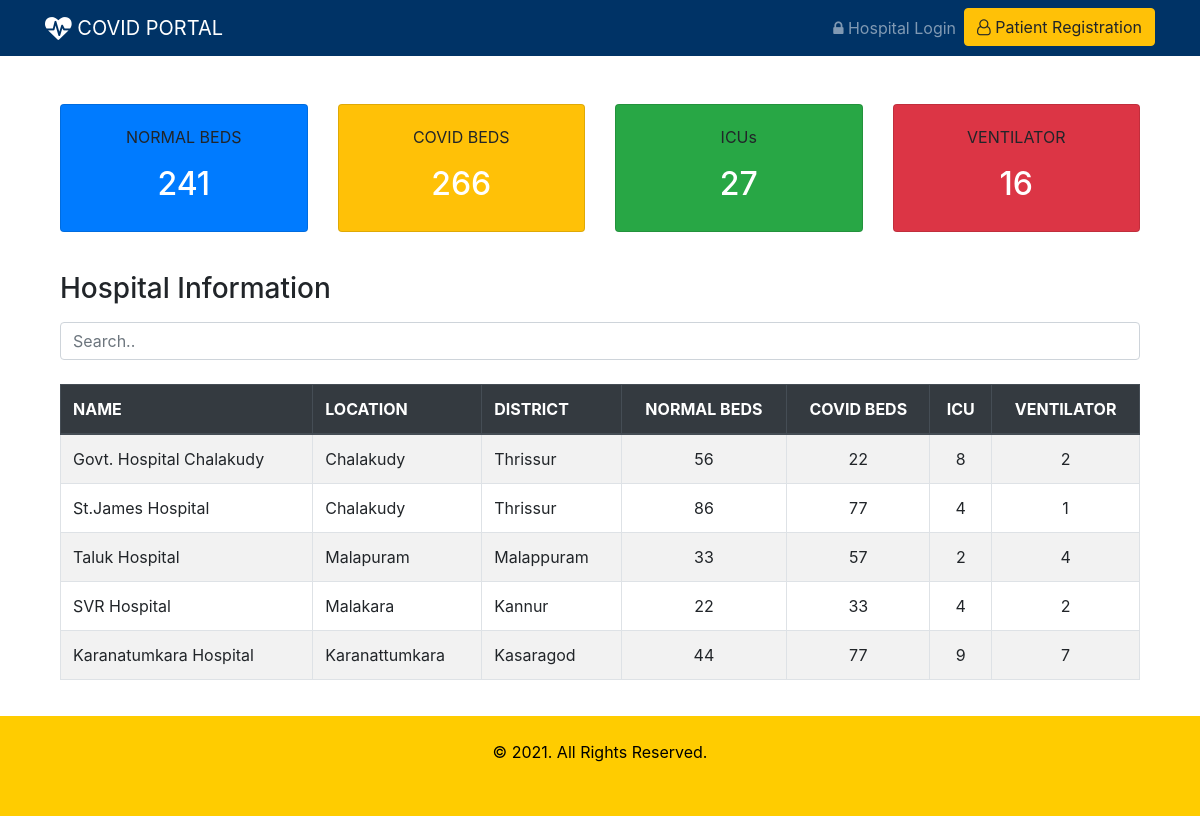
/beds/, run on the app's committed database.
### beds/models.py (models this page shows, shortened)
class Hospital(models.Model):
    sc = (
    ('gov', 'Government'),
    ('prv', 'Private')
    )
    name = models.CharField(max_length=50)
    location = models.CharField(max_length=50)
    district = models.CharField(max_length=2, choices=dt)
    phone = models.CharField(max_length=12)
    sector = models.CharField(max_length=3, choices=sc)
    covid_beds = models.IntegerField()
    normal_beds = models.IntegerField()
    icu_beds = models.IntegerField()
    ventilator = models.IntegerField()
    user = models.OneToOneField(User, on_delete=models.CASCADE, blank=True, null=True)

### beds/views.py (the view)
# urls.py: path('', views.index, name='index'),
def index(request):
    normal_beds = Hospital.objects.aggregate(total=Sum('normal_beds'))
    covid_beds = Hospital.objects.aggregate(total=Sum('covid_beds'))
    icu = Hospital.objects.aggregate(total=Sum('icu_beds'))
    ventilator = Hospital.objects.aggregate(total=Sum('ventilator'))
    page = request.GET.get('page', 1)
    hospital_list = Hospital.objects.all()
    paginator = Paginator(hospital_list, 5)
    try:
        hospitals = paginator.page(page)
    except PageNotAnInteger:
        hospitals = paginator.page(1)
    except EmptyPage:
        hospitals = paginator.page(paginator.num_pages)
    context = {
        'normal_beds': normal_beds,
        'covid_beds': covid_beds,
        'icu': icu,
        'ventilator': ventilator,
        'hospitals': hospitals
    }
    return render(request, 'beds/summary.html', context)

### beds/templates/beds/summary.html (shortened to what this page needs)
{% extends 'beds/index.html' %}
{% block content %}
<div class="container mt-4 pt-4 pb-4">
  <div class="card-deck">
    <div class="card bg-primary">
      <div class="card-body text-center">
        <p class="card-text">NORMAL BEDS</p>
        <h2 class="text-white">{{ normal_beds.total }}</h2>
      </div>
    </div>
    <div class="card bg-warning">
      <div class="card-body text-center">
        <p class="card-text">COVID BEDS</p>
        <h2 class="text-white">{{ covid_beds.total }}</h2>
      </div>
    </div>
    <div class="card bg-success">
      <div class="card-body text-center">
        <p class="card-text">ICUs</p>
        <h2 class="text-white">{{ icu.total }}</h2>
      </div>
    </div>
    <div class="card bg-danger">
      <div class="card-body text-center">
        <p class="card-text">VENTILATOR</p>
        <h2 class="text-white">{{ ventilator.total }}</h2>
      </div>
    </div>
  </div>
</div>
<div class="container mt-3">
  <h3 class="mb-3">Hospital Information</h3>
  <input class="form-control" id="myInput" type="text" placeholder="Search..">
  <br>
  <table class="table table-bordered table-striped table-hover">
    <thead class="thead-dark">
      <tr>
        <th>NAME</th>
        <th>LOCATION</th>
        <th>DISTRICT</th>
        <th class="text-center">NORMAL BEDS</th>
        <th class="text-center">COVID BEDS</th>
        <th class="text-center">ICU</th>
        <th class="text-center">VENTILATOR</th>
      </tr>
    </thead>
    <tbody id="myTable">
      {% for hospital in hospitals %}
        <tr>
          <td>{{ hospital.name }}</td>
          <td>{{ hospital.location}}</td>
          <td>{{ hospital.get_district_display}}</td>
          <td class="text-center">{{ hospital.normal_beds}}</td>
          <td class="text-center">{{ hospital.covid_beds}}</td>
          <td class="text-center">{{ hospital.icu_beds}}</td>
          <td class="text-center">{{ hospital.ventilator}}</td>
        </tr>
      {% endfor %}
    </tbody>
  </table>
  <div style="height:120px;"></div>
</div>
{% endblock %}

### beds/templates/beds/index.html (shortened to what this page needs)
{% load static %}
<!DOCTYPE html>
<html lang="en">
<head>
  <link rel="stylesheet" href="https://cdnjs.cloudflare.com/ajax/libs/font-awesome/4.7.0/css/font-awesome.min.css">
  <link rel="stylesheet" href="https://maxcdn.bootstrapcdn.com/bootstrap/4.5.2/css/bootstrap.min.css">
  <link rel="stylesheet" href="{% static 'beds/css/style.css'%}">
</head>
<body>
<nav class="navbar navbar-expand-sm bg-navy navbar-dark">
  <div class="container">
    <a class="navbar-brand" href="#"><i class="fa fa-heartbeat fa-lg"></i> COVID PORTAL</a>
    {% if user.is_authenticated %}
      <ul class="navbar-nav">
        <li class="nav-item">
          <a class="nav-link" href="{% url 'index' %}"><i class="fa fa-home"></i> Home </a>
        </li>
        <li class="nav-item">
          <a class="nav-link" href="{% url 'dashboard' %}"><i class="fa fa-dashboard"></i> Dashboard </a>
        </li>
       <li class="nav-item dropdown">
         <a class="nav-link dropdown-toggle" href="#" id="navbardrop" data-toggle="dropdown">
           <i class="fa fa-user-circle"></i> {{ user.username }}
         </a>
         <div class="dropdown-menu">
           <a class="dropdown-item" href="{% url 'logout' %}">Logut</a>
         </div>
       </li>
      </ul>
    {% else %}
    <ul class="navbar-nav">
      <li class="nav-item">
        <a class="nav-link" href="{% url 'login' %}"><i class="fa fa-lock"></i> Hospital Login</a>
      </li>
      <li class="nav-item">
        <a class="btn btn-warning" href="{% url 'patient_reg' %}"><i class="fa fa-user-o"></i> Patient Registration</a>
      </li>
    </ul>
    {% endif %}
  </div>
</nav>
<div class="container">
  {% block content %}
  {% endblock %}
</div>
<footer class="footer" style="position:fixed; bottom:0; width:100%;">
  <div class="container-fluid p-4" >
    <p class="text-center"> &copy; 2021. All Rights Reserved.</p>
  </div>
</footer>
</body>
</html>

### beds/static/beds/css/style.css (style rules this page uses)
.bg-navy { background-color: #003366; color: white; }
.footer { background-color: #ffcc00; color: black; height: 100px; }

### data on the page
Hospital: name "Govt. Hospital Chalakudy", location "Chalakudy", district "Thrissur", normal_beds "56", covid_beds "22", icu_beds "8", ventilator "2"
Hospital: name "St.James Hospital", location "Chalakudy", district "Thrissur", normal_beds "86", covid_beds "77", icu_beds "4", ventilator "1"
Hospital: name "Taluk Hospital", location "Malapuram", district "Malappuram", normal_beds "33", covid_beds "57", icu_beds "2", ventilator "4"
Hospital: name "SVR Hospital", location "Malakara", district "Kannur", normal_beds "22", covid_beds "33", icu_beds "4", ventilator "2"
Hospital: name "Karanatumkara Hospital", location "Karanattumkara", district "Kasaragod", normal_beds "44", covid_beds "77", icu_beds "9", ventilator "7"

### other printed values
{{ normal_beds.total }} "241"
{{ covid_beds.total }} "266"
{{ icu.total }} "27"
{{ ventilator.total }} "16"
